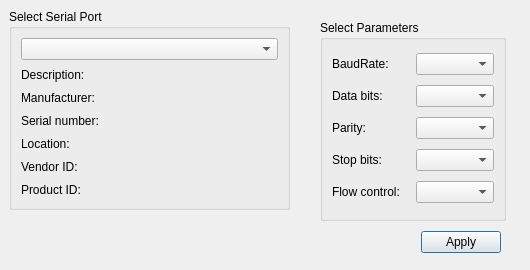
<?xml version="1.0" encoding="UTF-8"?>
<ui version="4.0">
 <class>SettingsDialog</class>
 <widget class="QDialog" name="SettingsDialog">
  <property name="geometry">
   <rect>
    <x>0</x>
    <y>0</y>
    <width>530</width>
    <height>270</height>
   </rect>
  </property>
  <property name="windowTitle">
   <string>Dialog</string>
  </property>
  <widget class="QGroupBox" name="selectBox">
   <property name="geometry">
    <rect>
     <x>9</x>
     <y>9</y>
     <width>281</width>
     <height>201</height>
    </rect>
   </property>
   <property name="title">
    <string>Select Serial Port</string>
   </property>
   <layout class="QGridLayout" name="gridLayout">
    <item row="0" column="0">
     <widget class="QComboBox" name="serialPortInfoListBox"/>
    </item>
    <item row="1" column="0">
     <widget class="QLabel" name="descriptionLabel">
      <property name="text">
       <string>Description:</string>
      </property>
     </widget>
    </item>
    <item row="2" column="0">
     <widget class="QLabel" name="manufacturerLabel">
      <property name="text">
       <string>Manufacturer:</string>
      </property>
     </widget>
    </item>
    <item row="3" column="0">
     <widget class="QLabel" name="serialNumberLabel">
      <property name="text">
       <string>Serial number:</string>
      </property>
     </widget>
    </item>
    <item row="4" column="0">
     <widget class="QLabel" name="locationLabel">
      <property name="text">
       <string>Location:</string>
      </property>
     </widget>
    </item>
    <item row="5" column="0">
     <widget class="QLabel" name="vidLabel">
      <property name="text">
       <string>Vendor ID:</string>
      </property>
     </widget>
    </item>
    <item row="6" column="0">
     <widget class="QLabel" name="pidLabel">
      <property name="text">
       <string>Product ID:</string>
      </property>
     </widget>
    </item>
   </layout>
  </widget>
  <widget class="QGroupBox" name="parametersBox">
   <property name="geometry">
    <rect>
     <x>320</x>
     <y>20</y>
     <width>186</width>
     <height>201</height>
    </rect>
   </property>
   <property name="title">
    <string>Select Parameters</string>
   </property>
   <layout class="QGridLayout" name="gridLayout_2">
    <item row="0" column="0">
     <widget class="QLabel" name="baudRateLabel">
      <property name="text">
       <string>BaudRate:</string>
      </property>
     </widget>
    </item>
    <item row="0" column="1">
     <widget class="QComboBox" name="baudRateBox"/>
    </item>
    <item row="1" column="0">
     <widget class="QLabel" name="dataBitsLabel">
      <property name="text">
       <string>Data bits:</string>
      </property>
     </widget>
    </item>
    <item row="1" column="1">
     <widget class="QComboBox" name="dataBitsBox"/>
    </item>
    <item row="2" column="0">
     <widget class="QLabel" name="parityLabel">
      <property name="text">
       <string>Parity:</string>
      </property>
     </widget>
    </item>
    <item row="2" column="1">
     <widget class="QComboBox" name="parityBox"/>
    </item>
    <item row="3" column="0">
     <widget class="QLabel" name="stopBitsLabel">
      <property name="text">
       <string>Stop bits:</string>
      </property>
     </widget>
    </item>
    <item row="3" column="1">
     <widget class="QComboBox" name="stopBitsBox"/>
    </item>
    <item row="4" column="0">
     <widget class="QLabel" name="flowControlLabel">
      <property name="text">
       <string>Flow control:</string>
      </property>
     </widget>
    </item>
    <item row="4" column="1">
     <widget class="QComboBox" name="flowControlBox"/>
    </item>
   </layout>
  </widget>
  <widget class="QWidget" name="layoutWidget">
   <property name="geometry">
    <rect>
     <x>10</x>
     <y>230</y>
     <width>491</width>
     <height>25</height>
    </rect>
   </property>
   <layout class="QHBoxLayout" name="horizontalLayout">
    <item>
     <spacer name="horizontalSpacer">
      <property name="orientation">
       <enum>Qt::Horizontal</enum>
      </property>
      <property name="sizeHint" stdset="0">
       <size>
        <width>96</width>
        <height>20</height>
       </size>
      </property>
     </spacer>
    </item>
    <item>
     <widget class="QPushButton" name="applyButton">
      <property name="text">
       <string>Apply</string>
      </property>
     </widget>
    </item>
   </layout>
  </widget>
  <zorder>selectBox</zorder>
  <zorder>parametersBox</zorder>
  <zorder>layoutWidget</zorder>
  <zorder>horizontalSpacer</zorder>
 </widget>
 <resources/>
 <connections/>
</ui>
